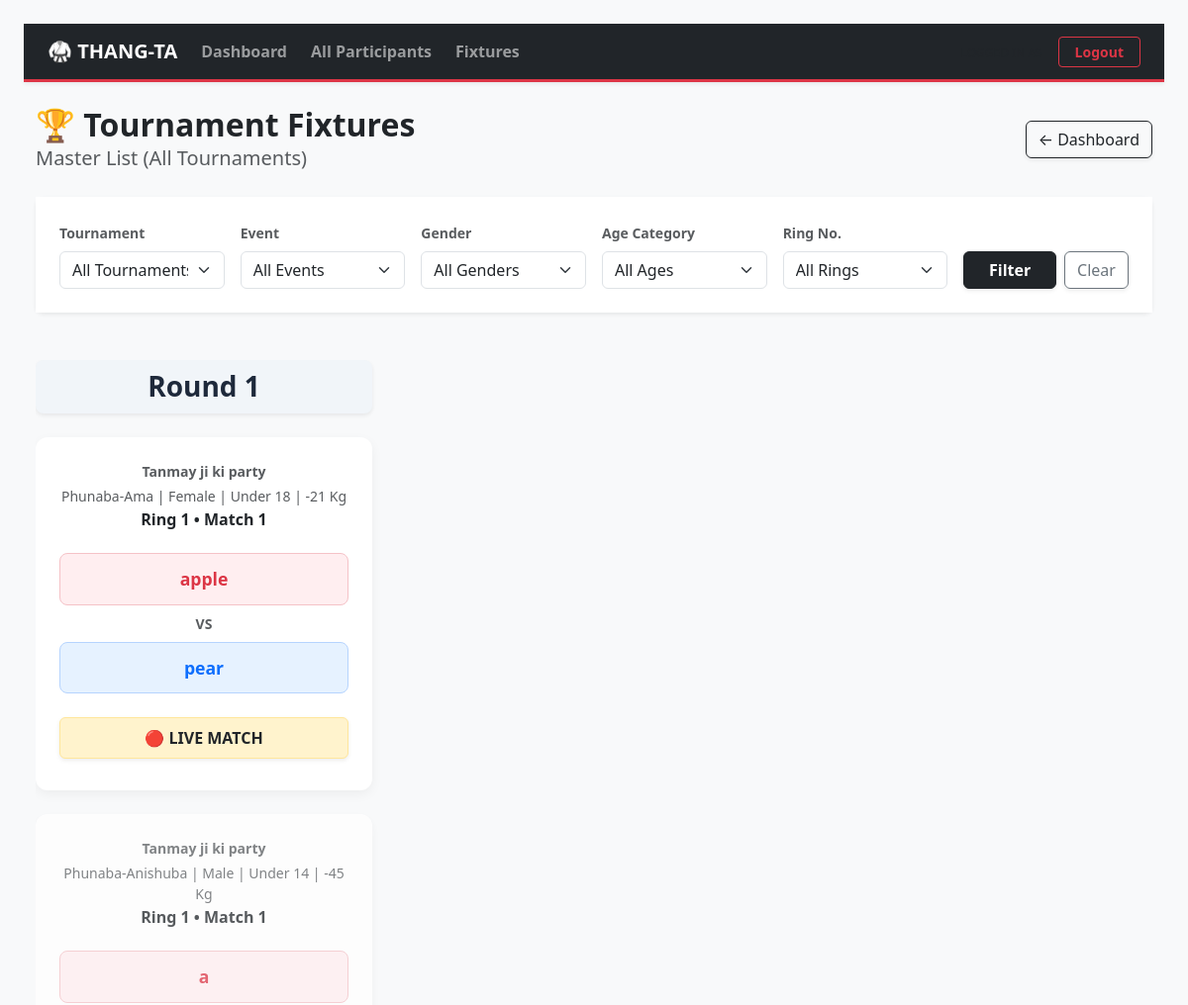
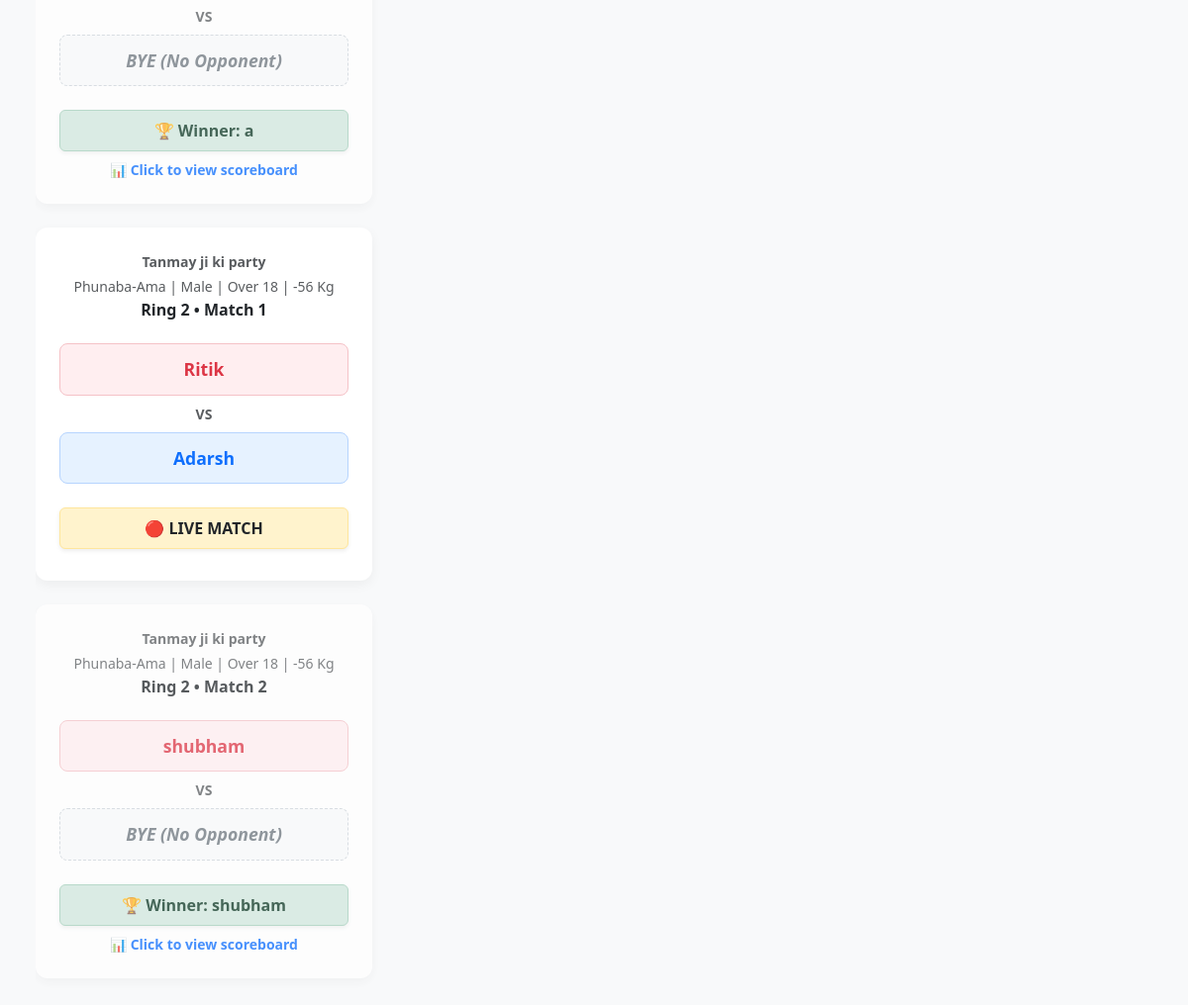
Before: /fixtures/ with the older database file (2 pictures, top to bottom).
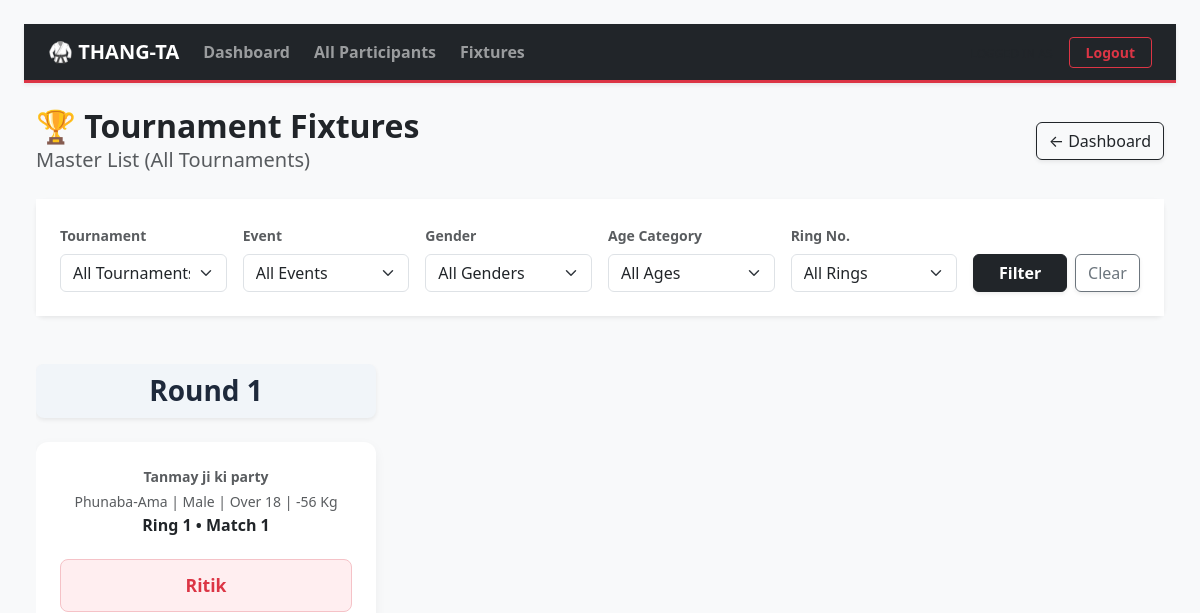
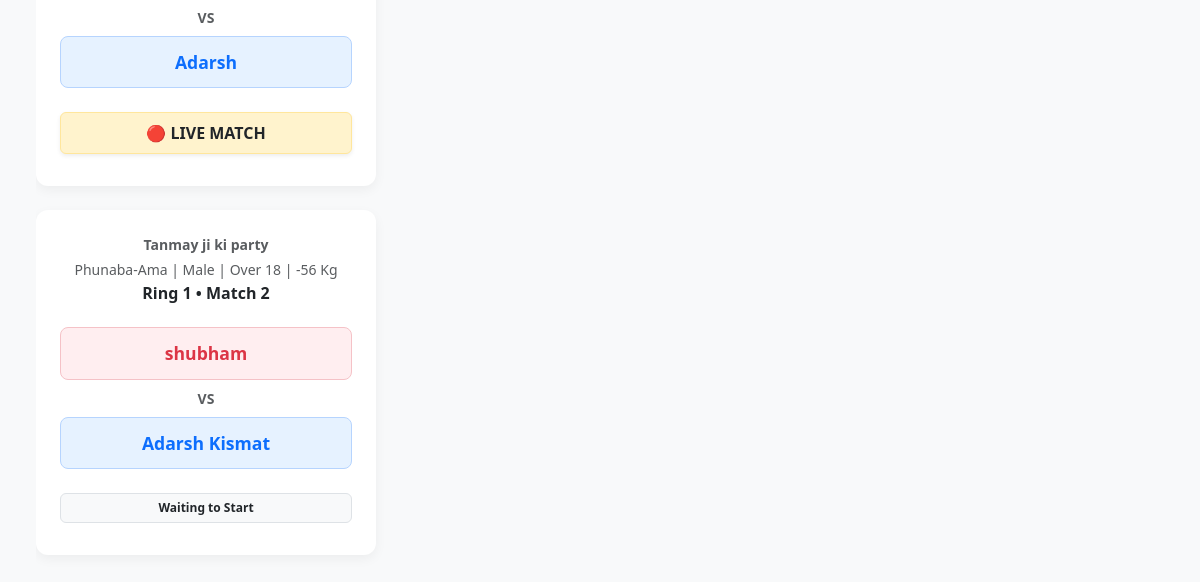
After: the same page with the newer database file (2 pictures, top to bottom).
### thangta/models.py (models this page shows, shortened)
class Match(models.Model):
    tournament = models.ForeignKey(Tournament, on_delete=models.CASCADE)
    event_type = models.CharField(max_length=50)
    age_category = models.CharField(max_length=3)
    weight_category = models.CharField(max_length=4)
    gender = models.CharField(max_length=10)
    is_active = models.BooleanField(default=False)
    is_completed = models.BooleanField(default=False)
    round_number = models.IntegerField(default=1)
    current_round = models.IntegerField(default=1) # Tracks Round 1, Round 2, or 3 (Tie Breaker)
    current_sub_round = models.IntegerField(default=1)
    match_sequence = models.IntegerField(help_text="Order of the match in this round")
    current_sub_round = models.IntegerField(default=1)
    ring_number = models.IntegerField(default=1)
    participant_red = models.ForeignKey(Participant, related_name='matches_as_red', on_delete=models.CASCADE)
    participant_blue = models.ForeignKey(Participant, related_name='matches_as_blue', on_delete=models.CASCADE, null=True, blank=True)
    winner = models.ForeignKey(Participant, related_name='matches_won', on_delete=models.SET_NULL, null=True, blank=True)
    @property
    def age_display(self):
        age_map = {'U14': 'Under 14', 'U18': 'Under 18', 'O18': 'Over 18'}
        return age_map.get(self.age_category, self.age_category)
    @property
    def weight_display(self):
        if self.weight_category and "Kg" not in str(self.weight_category):
            return f"{self.weight_category} Kg"
        return self.weight_category
    @property
    def full_category_name(self):
        return f"{self.event_type} | {self.gender} | {self.age_display} | {self.weight_display}"

class Tournament(models.Model):
    name = models.CharField(max_length=200)
    start_date = models.DateField()
    end_date = models.DateField(null=True, blank=True)
    location = models.CharField(max_length=200, blank=True, null=True)
    created_at = models.DateTimeField(auto_now_add=True)
    battle_rings = models.IntegerField(default=0)

class Participant(models.Model):
    class GenderChoices(models.TextChoices):
        MALE = 'Male', 'Male'
        FEMALE = 'Female', 'Female'
    class EventTypeChoices(models.TextChoices):
        PHUNABA_AMA = 'Phunaba-Ama', 'Phunaba-Ama'
        PHUNABA_ANISHUBA = 'Phunaba-Anishuba', 'Phunaba-Anishuba'
    class AgeCategory(models.TextChoices):
        UNDER_14 = 'U14', 'Under 14'
        UNDER_18 = 'U18', 'Under 18'
        OVER_18 = 'O18', 'Over 18'
    class WeightCategory(models.TextChoices):
        MINUS_21 = '-21', '-21 Kg'
        MINUS_25 = '-25', '-25 Kg'
        MINUS_29 = '-29', '-29 Kg'
        MINUS_33 = '-33', '-33 Kg'
        MINUS_37 = '-37', '-37 Kg'
        MINUS_40 = '-40', '-40 Kg'
        MINUS_41 = '-41', '-41 Kg'
        MINUS_44 = '-44', '-44 Kg'
        MINUS_45 = '-45', '-45 Kg'
        MINUS_49 = '-49', '-49 Kg'
        MINUS_52 = '-52', '-52 Kg'
        MINUS_53 = '-53', '-53 Kg'
        MINUS_56 = '-56', '-56 Kg'
        MINUS_75 = '-75', '-75 Kg'
        PLUS_53 = '+53', '+53 Kg'
    tournament = models.ForeignKey(
        Tournament,
        on_delete=models.CASCADE,
        related_name='participants',
        null=True, blank=True
    )
    name = models.CharField(max_length=200, null=True, blank=True)
    actual_age = models.IntegerField(null=True, blank=True, help_text="Age in numbers")
    gender = models.CharField(max_length=10, choices=GenderChoices.choices, null=True, blank=True)
    contact = models.CharField(max_length=15, null=True, blank=True)
    district = models.CharField(max_length=100)
    district_code = models.CharField(max_length=20)
    event_type = models.CharField(max_length=50, choices=EventTypeChoices.choices, null=True, blank=True)
    age_category = models.CharField(
        max_length=3,
        choices=AgeCategory.choices,
        help_text="Select the participant's age group."
    )
    weight_category = models.CharField(
        max_length=4,
        choices=WeightCategory.choices,
        help_text="Select the participant's weight class."
    )

### thangta/views.py (the view)
# urls.py: path('fixtures/', global_fixtures, name='global-fixtures'),   # path('tournaments/<int:tournament_id>/fixtures/', manage_fixtures, name='manage-fixtures'),
def global_fixtures(request):
    tournaments = Tournament.objects.all().order_by('-id')
    matches = Match.objects.select_related(
        'tournament', 'participant_red', 'participant_blue'
    ).order_by('-tournament__id', 'ring_number', 'round_number', 'match_sequence')
    selected_tournament = request.GET.get('tournament')
    if selected_tournament:
        matches = matches.filter(tournament_id=selected_tournament)
    status_filter = request.GET.get('status')
    if status_filter == 'completed':
        matches = matches.filter(is_completed=True)
    elif status_filter == 'pending':
        matches = matches.filter(is_completed=False)
    return render(request, 'global_fixtures.html', {
        'tournaments': tournaments,
        'matches': matches,
        'selected_tournament': int(selected_tournament) if selected_tournament and selected_tournament.isdigit() else '',
        'status_filter': status_filter,
    })

### thangta/templates/global_fixtures.html (shortened to what the changed rows need)
<!DOCTYPE html>
<html lang="en">
<head>
    <link href="https://cdn.jsdelivr.net/npm/bootstrap@5.3.0/dist/css/bootstrap.min.css" rel="stylesheet">
</head>
<body class="bg-light p-4">
<div class="container-fluid">
    <div class="d-flex justify-content-between align-items-center mb-4">
        <div>
            <h2 class="fw-bold m-0">🏆 Tournament Fixtures</h2>
        </div>
    </div>
    {% regroup matches by round_number as rounds %}
    {% if rounds %}
        <div class="bracket-container">
            {% for round in rounds %}
                <div class="round-column">
                    <h3 class="round-header shadow-sm text-center">Round {{ round.grouper }}</h3>
                    <div class="d-flex flex-column gap-4">
                        {% for match in round.list %}
                            <div class="card match-card {% if match.is_completed %}opacity-75 clickable-card{% endif %}"
                                 {% if match.is_completed %}onclick="window.location.href='{% url 'match-summary' match.id %}'"{% endif %}>
                                <div class="card-body text-center p-4 d-flex flex-column h-100">
                                    <p class="text-muted small mb-1 fw-bold">{{ match.tournament.name }}</p>
                                    <p class="text-muted small mb-1">{{ match.full_category_name|default:match.event_type }}</p>
                                    <h6 class="fw-bold mb-4 text-dark">
                                        Ring {{ match.ring_number }} •
                                        {% if match.match_sequence|stringformat:"s" == "1001" %}
                                            <span class="text-warning fw-bold">🥇 Gold/Silver Final</span>
                                        {% elif match.match_sequence|stringformat:"s" == "1002" %}
                                            <span class="text-danger fw-bold" style="color: #cd7f32 !important;">🥉 Bronze Playoff</span>
                                        {% else %}
                                            Match {{ match.match_sequence }}
                                        {% endif %}
                                    </h6>
                                    <div class="fighter-box red-corner mb-2">{{ match.participant_red.name }}</div>
                                    <div class="fw-bold text-muted mb-2 small">VS</div>
                                    {% if match.participant_blue %}
                                        <div class="fighter-box blue-corner mb-4">{{ match.participant_blue.name }}</div>
                                    {% else %}
                                        <div class="fighter-box bye-corner mb-4">BYE (No Opponent)</div>
                                    {% endif %}
                                    <div class="mt-auto">
                                        {% if match.is_completed %}
                                            <div class="alert alert-success m-0 py-2 fw-bold shadow-sm">🏆 Winner: {{ match.winner.name }}</div>
                                            <div class="text-primary small mt-2 fw-bold">📊 Click to view scoreboard</div>
                                        {% elif match.is_active %}
                                            <div class="alert alert-warning m-0 py-2 fw-bold shadow-sm mb-2 text-dark">🔴 LIVE MATCH</div>
                                        {% else %}
                                            <span class="badge bg-light text-dark border p-2 mb-2 w-100 d-inline-block">Waiting to Start</span>
                                        {% endif %}
                                    </div>
                                </div>
                            </div>
                        {% endfor %}
                    </div>
                </div>
            {% endfor %}
        </div>
    {% else %}
        <div class="text-center py-5">
            <h4 class="text-muted fst-italic">No matches found for these filters.</h4>
        </div>
    {% endif %}
</div>
</body>
</html>

Changed rows visible on the page:
removed Match: tournament.name "Tanmay ji ki party", full_category_name "Phunaba-Ama | Female | Under 18 | -21 Kg", ring_number "1", match_sequence "1", participant_red.name "apple", participant_blue.name "pear", is_completed "🔴 LIVE MATCH"
removed Match: tournament.name "Tanmay ji ki party", full_category_name "Phunaba-Anishuba | Male | Under 14 | -45 Kg", ring_number "1", match_sequence "1", participant_red.name "a", shows "BYE (No Opponent)", winner.name "a", is_completed True (drawn)
removed Match: tournament.name "Tanmay ji ki party", full_category_name "Phunaba-Ama | Male | Over 18 | -56 Kg", ring_number "2", match_sequence "1", participant_red.name "Ritik", participant_blue.name "Adarsh", is_completed "🔴 LIVE MATCH"
removed Match: tournament.name "Tanmay ji ki party", full_category_name "Phunaba-Ama | Male | Over 18 | -56 Kg", ring_number "2", match_sequence "2", participant_red.name "shubham", shows "BYE (No Opponent)", winner.name "shubham", is_completed True (drawn)
added Match: tournament.name "Tanmay ji ki party", full_category_name "Phunaba-Ama | Male | Over 18 | -56 Kg", ring_number "1", match_sequence "1", participant_red.name "Ritik", participant_blue.name "Adarsh", is_completed "🔴 LIVE MATCH"
added Match: tournament.name "Tanmay ji ki party", full_category_name "Phunaba-Ama | Male | Over 18 | -56 Kg", ring_number "1", match_sequence "2", participant_red.name "shubham", participant_blue.name "Adarsh Kismat", is_completed "Waiting to Start"
